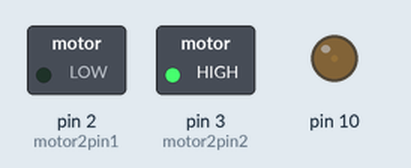
Recording of a sketch running on a simulated Arduino Uno, built with avr-gcc and run on an emulated ATmega328P. Parts: switched loads named in the sketch (green lamp = pin HIGH), output pins drawn as LEDs (lit = HIGH).

Above: at 0.05 s.
At 4.2 s:
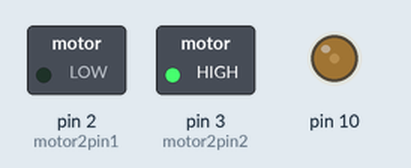
At 6.9 s:
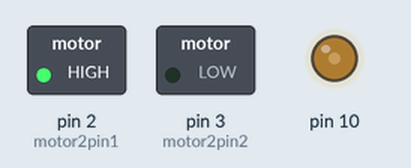
At 9.6 s:
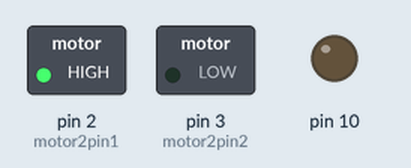
Timing chart, 0 to 12.5 s (numbered marks = the images above):
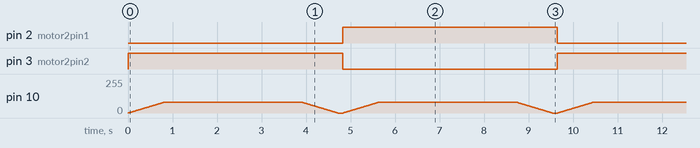

The sketch:

DCMotorTest.ino
```cpp
int motor2pin1 = 2;
int motor2pin2 = 3;

void setup() {
  // put your setup code here, to run once:
  pinMode(motor2pin1, OUTPUT);
  pinMode(motor2pin2, OUTPUT);

  pinMode(10, OUTPUT);

  analogWrite (10, 0);
}

void loop() {
  digitalWrite(motor2pin1, LOW);
  digitalWrite(motor2pin2, HIGH);
  speedup();
  delay(3000);
  slowdown();

  digitalWrite(motor2pin1, HIGH);
  digitalWrite(motor2pin2, LOW);
  speedup();
  delay(3000);
  slowdown();
}

void slowdown() {
  for (int i = 80; i >= 0; i --) {
    analogWrite (10, i);
    delay (10);
  }
  delay(100);
  //Controlling speed (0 = off and 255 = max speed):
  //160 is stall at 5v
  //80 is stall at 9v
}

void speedup() {
  for (int i = 0; i <= 80; i ++) {
    analogWrite (10, i);
    delay (10);
  }
  delay(100);
  //Controlling speed (0 = off and 255 = max speed):
  //160 is stall at 5v
  //80 is stall at 9v

}
```

Measured:
- by itself, pin 2 (motor2pin1), pin 3 (motor2pin2): alternates HIGH for 4.8 s and LOW for 4.8 s
